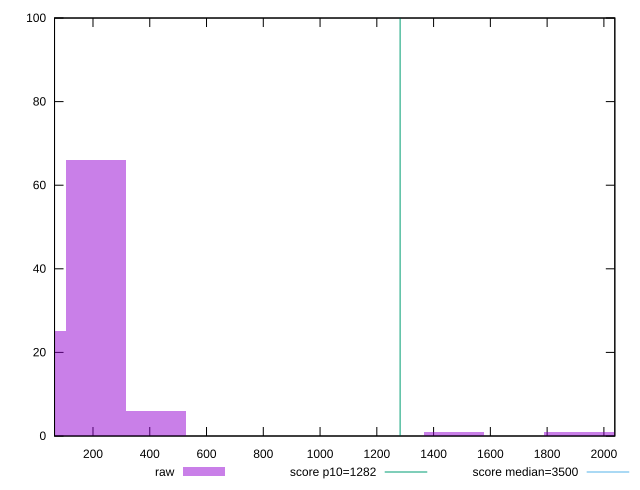

The gnuplot source for this figure:
reset

$raw <<EOF
1472.5535683286123 1
1893.2831592796445 1
2103.6479547551603 1
210.36479547551605 66
0 25
420.7295909510321 6
EOF

set key outside below
set boxwidth 210.36479547551605
set xrange [64.49600000000001:2038.5079999999991]
set yrange [0:100]
set trange [0:100]
set style fill transparent solid 0.5 noborder

set parametric
set terminal svg size 640, 490 enhanced background rgb 'white'
set output "report/report_00029_2021-02-24T13-36-40.390Z/bootup-time/samples/agenda/raw/histogram.svg"

plot $raw title "raw" with boxes, \
     1282,t title "score p10=1282", \
     3500,t title "score median=3500"

reset
